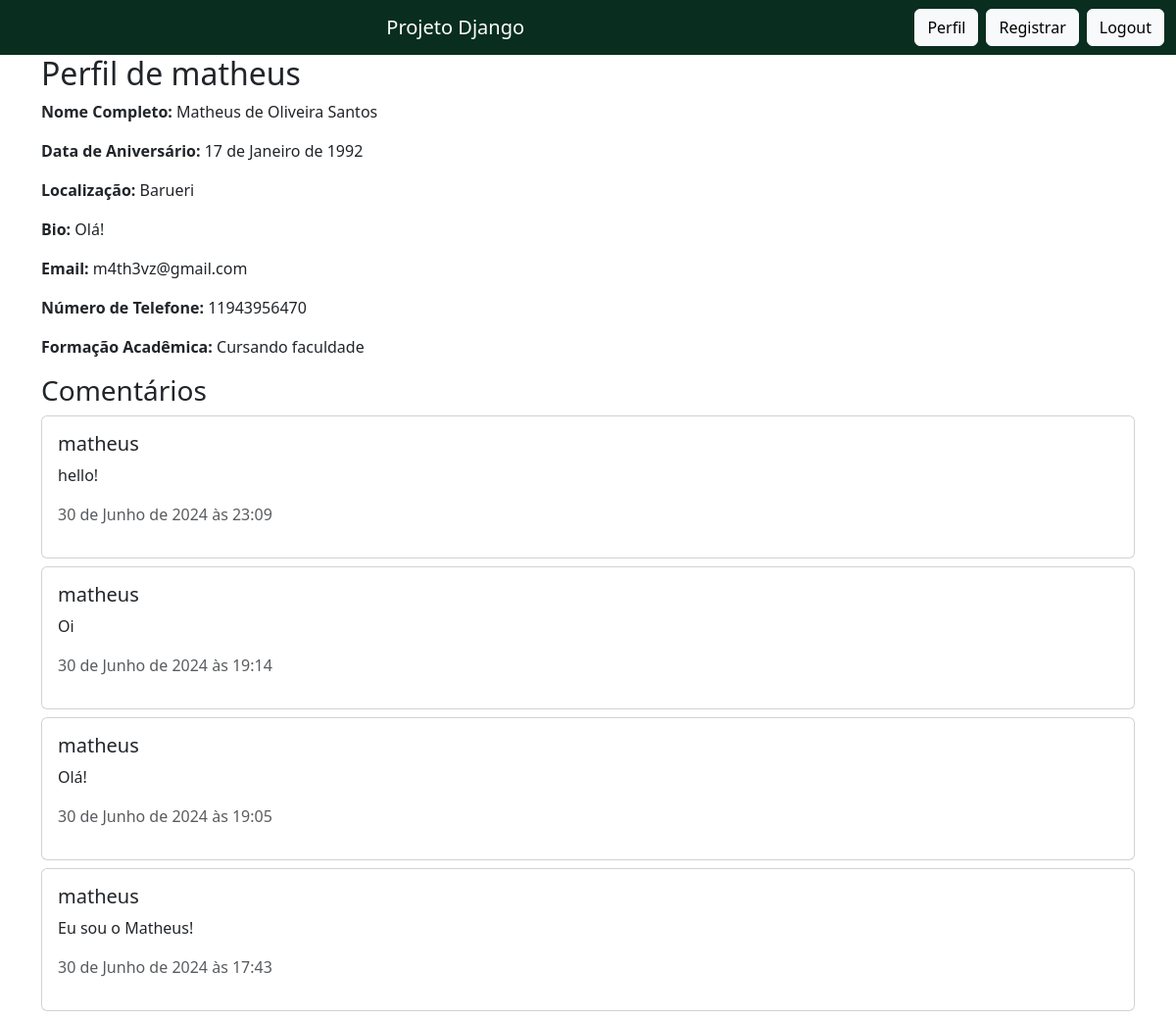
The app's page /profile/matheus/ (signed in), older data.
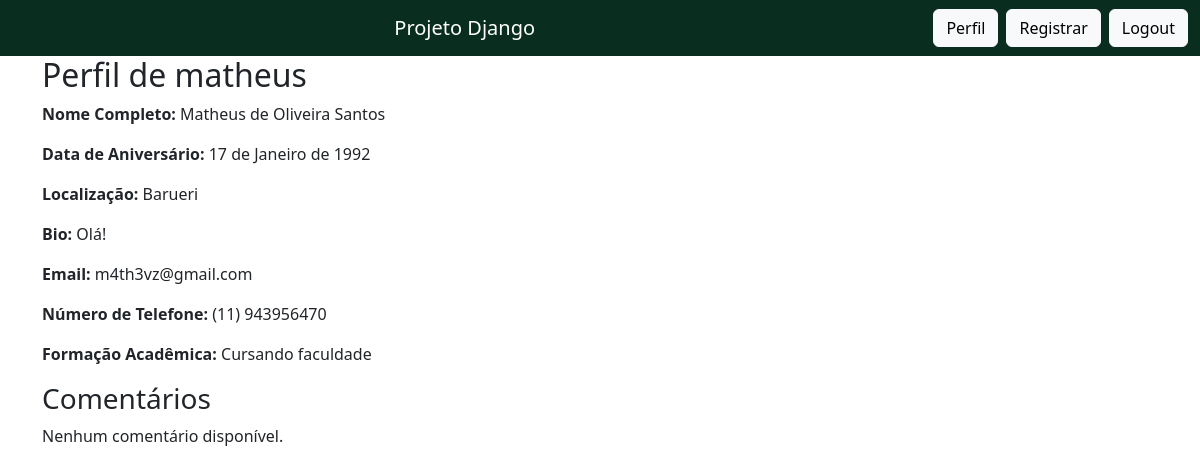
The same page, newer data.
### core/models.py (models this page shows, shortened)
class Profile(models.Model):
    user = models.OneToOneField(User, on_delete=models.CASCADE)
    full_name = models.CharField(max_length=100, blank=True)
    birth_date = models.DateField(null=True, blank=True)
    location = models.CharField(max_length=100, blank=True)
    bio = models.TextField(blank=True)
    email = models.EmailField(blank=True)
    phone_number = models.CharField(max_length=15, blank=True, null=True)
    education = models.CharField(max_length=255, blank=True, null=True)

class Comment(models.Model):
    user = models.ForeignKey(User, on_delete=models.CASCADE)
    content = models.TextField()
    created_at = models.DateTimeField(auto_now_add=True)
    edited_at = models.DateTimeField(null=True, blank=True)

### core/views.py (the view)
# urls.py: path('profile/<str:username>/', views.other_profile_view, name='other_profile'),
@login_required
def other_profile_view(request, username):
    user = get_object_or_404(User, username=username)
    profile = get_object_or_404(Profile, user=user)
    comments = Comment.objects.filter(user=user).order_by('-created_at')
    is_following = Follow.objects.filter(follower=request.user, followed=user).exists()
    return render(request, 'other_profile.html', {'profile': profile, 'comments': comments, 'is_following': is_following})

### core/templates/other_profile.html (shortened to what this page needs)
{% extends 'base.html' %}
{% block content %}
  <h2>Perfil de {{ profile.user.username }}</h2>
  <p><strong>Nome Completo:</strong> {{ profile.full_name }}</p>
  <p><strong>Data de Aniversário:</strong> {{ profile.birth_date }}</p>
  <p><strong>Localização:</strong> {{ profile.location }}</p>
  <p><strong>Bio:</strong> {{ profile.bio }}</p>
  <p><strong>Email:</strong> {{ profile.email }}</p>
  <p><strong>Número de Telefone:</strong> {{ profile.phone_number }}</p>
  <p><strong>Formação Acadêmica:</strong> {{ profile.education }}</p>
  <div class="comments">
    <h3>Comentários</h3>
    {% if comments %}
        {% for comment in comments %}
            <div class="card mb-2">
                <div class="card-body">
                    <h5 class="card-title">{{ comment.user.username }}</h5>
                    <p class="card-text">{{ comment.content }}</p>
                    <p class="text-muted">{{ comment.created_at }}</p>
                </div>
            </div>
        {% endfor %}
    {% else %}
        <p>Nenhum comentário disponível.</p>
    {% endif %}
  </div>
{% endblock content %}

Row changes from the older to the newer data that the page shows:
removed Comment: user.username "matheus", content "hello!", created_at "30 de Junho de 2024 às 23:09"
removed Comment: user.username "matheus", content "Oi", created_at "30 de Junho de 2024 às 19:14"
removed Comment: user.username "matheus", content "Olá!", created_at "30 de Junho de 2024 às 19:05"
removed Comment: user.username "matheus", content "Eu sou o Matheus!", created_at "30 de Junho de 2024 às 17:43"
changed Profile "Matheus de Oliveira Santos": phone_number "11943956470" → "(11) 943956470"
Text that changed along with them:
text now shown: "Nenhum comentário disponível."
